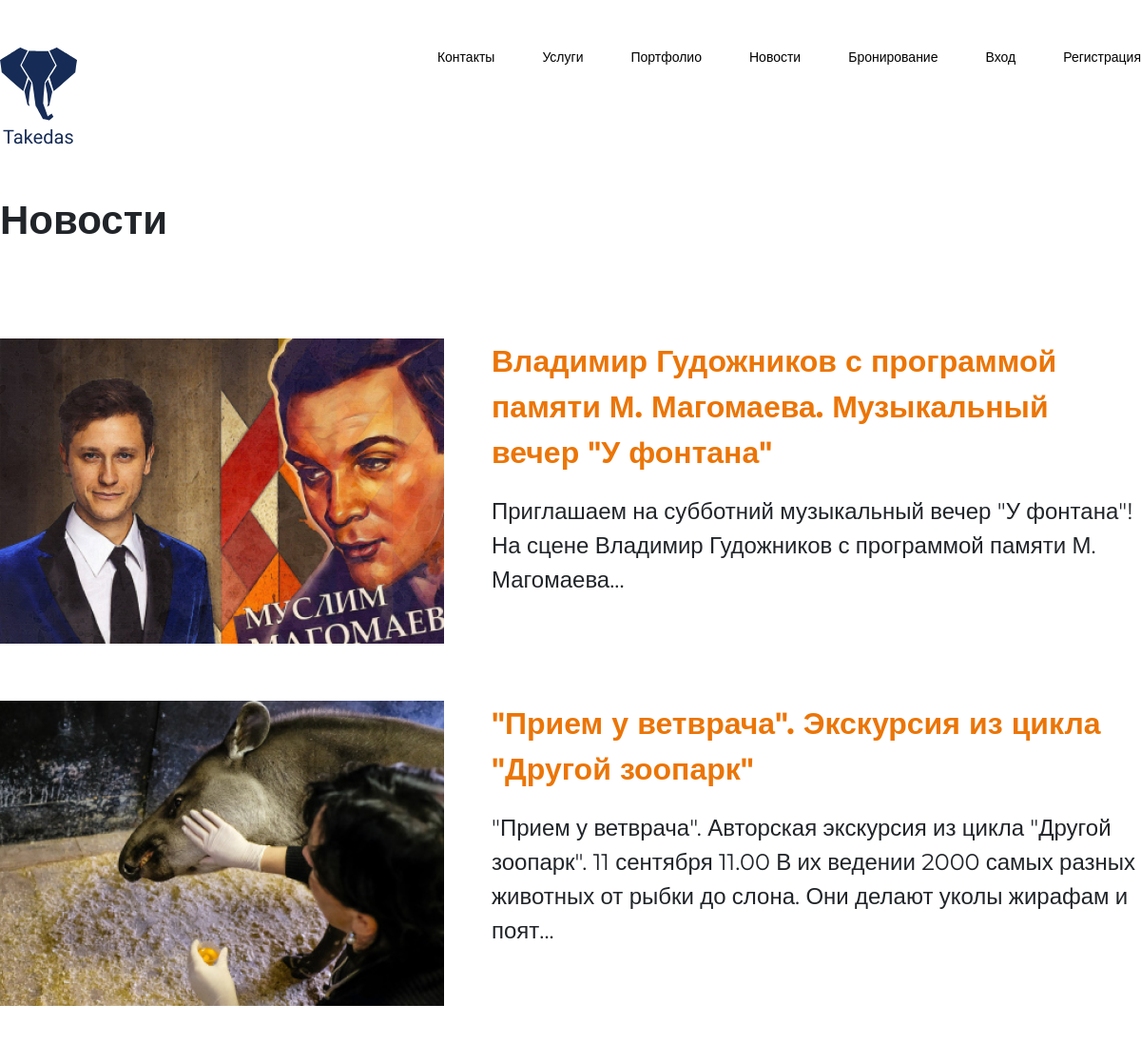
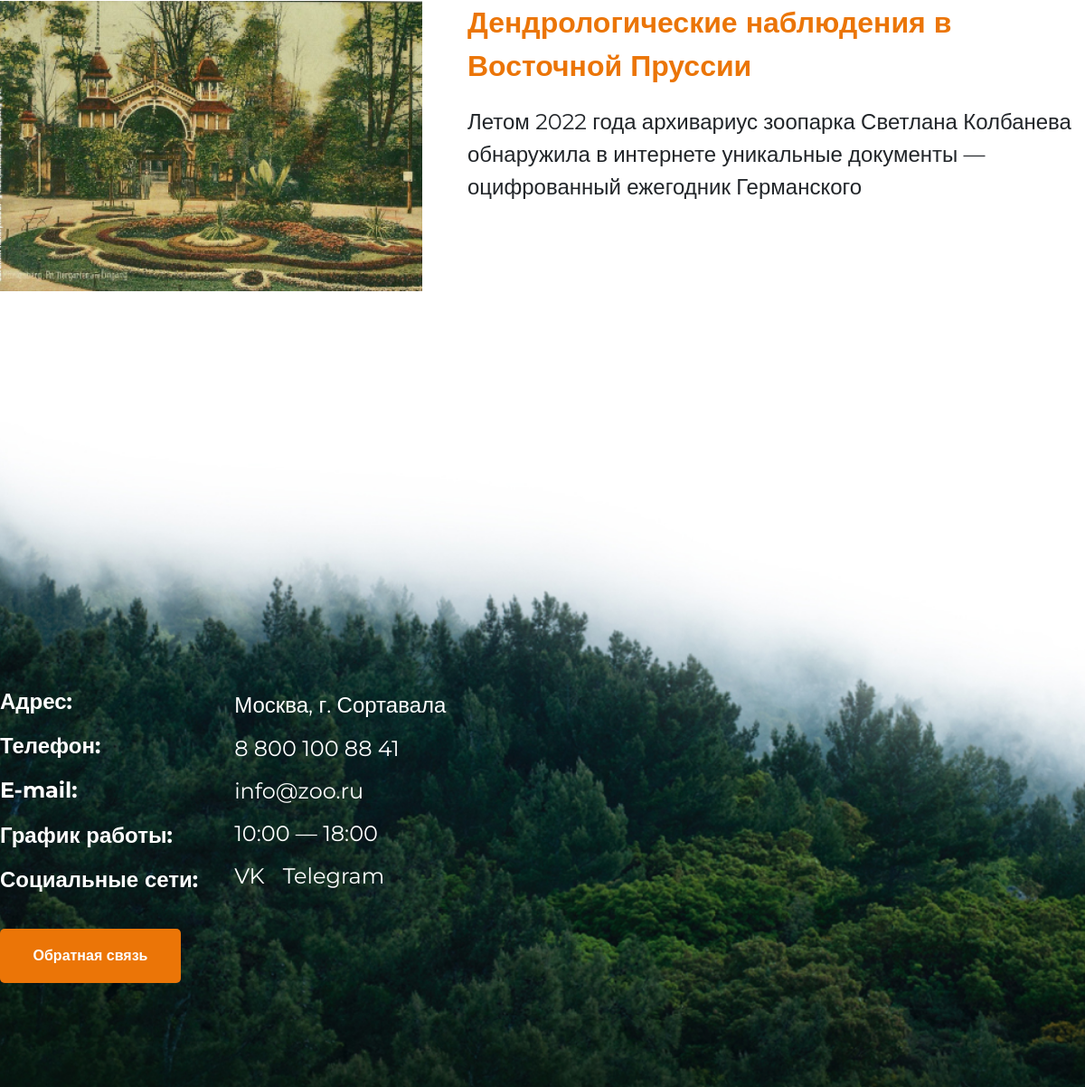
The page /verstka_il/main/allNews.php on the database its author committed (2 pictures, top to bottom).
### tables this page shows
CREATE TABLE `news` (
  `ID_News` int(11) NOT NULL,
  `NameNews` varchar(100) NOT NULL,
  `DescriptionNews` varchar(500) NOT NULL,
  `ImageNews` varchar(300) NOT NULL
);

### verstka_il/main/Database.php (called while the page is built, shortened)
<?php
	class Database {
		private $host;
		private $port;
		private $db;
		private $db_usr;
		private $db_pwd;
		private $db_enc;
		public function __construct() {
			$conf = parse_ini_file("Database.ini");
			$this->host = $conf["host"];
			$this->port = $conf["port"];
			$this->db = $conf["db"];
			$this->db_usr = $conf["db_usr"];
			$this->db_pwd = $conf["db_pwd"];
			$this->db_enc = $conf["db_enc"];
		}
		private function getDb() {
			$this->conn = new PDO(
				"mysql:host=$this->host;
				port=$this->port;
				dbname=$this->db;
				charset=$this->db_enc",
				$this->db_usr,
				$this->db_pwd,
			);
			return $this->conn;
		}
		public function getAll($qry,$parm = array()){
			$rslt = $this->getDb()->prepare($qry);
			$rslt->execute((array)$parm);
			return $rslt->fetchAll(PDO::FETCH_ASSOC);
		}
}

### verstka_il/main/allNews.php (the view, shortened to what this page needs)
<?php
require_once __DIR__ . '\Database.php';
$Database = new Database;
$qry = "SELECT * FROM `news`";
$news = $Database->getAll($qry);
?>
<!DOCTYPE html>
<html lang="ru">
<head>
    <link rel="stylesheet" href="/css/bootstrap-reboot.min.css">
    <link rel="stylesheet" href="/css/allStyle.min.css">
    <link rel="stylesheet" href="/css/allNews.min.css">
</head>
<body>
    <header>
        <section class="header headerLight">
            <div class="container">
                <div class="header_wrapper headerLight_wrapper">
                    <a href="/main/index.php"><img src="/img/logo.svg" alt="#"></a>
                    <nav>
                        <ul>
                            <li><a href="index.php#footer">Контакты</a></li>
                            <li><a href="index.php#services">Услуги</a></li>
                            <li><a href="index.php#portfolio">Портфолио</a></li>
                            <li><a href="/main/allNews.php">Новости</a></li>
                            <li><a href="/main/bron.php">Бронирование</a></li>
                            <?php if (isset($_SESSION['user_name'])) : ?>
                                <li><?= $_SESSION['user_name'] ?></li>
                            <?php else : ?>
                                <li><a href="/main/login.php">Вход</a></li>
                                <li><a href="/main/registr.php">Регистрация</a></li>
                            <?php endif; ?>
                        </ul>
                    </nav>
                </div>
            </div>
        </section>
    </header>
    <main>
        <section class="news">
            <div class="container">
                <h1>Новости</h1>
                <?php foreach ($news as $item) : ?>
                    <div class="news_inner">
                        <img src="<?= $item['ImageNews'] ?>" alt="#">
                        <div class="news_ceil">
                            <a href="news.php?ID_News=<?= $item['ID_News'] ?>"><?= $item['NameNews'] ?></a>
                            <p><?= $item['DescriptionNews'] ?></p>
                        </div>
                    </div>
                <?php endforeach; ?>
            </div>
        </section>
    </main>
    <footer>
        <section class="footer">
            <div class="container">
                <div class="footer_wrapper">
                    <div class="footer_inner">
                        <div class="footer_inner_container">
                            <div class="footer_ceil_container">
                                <div class="footer_ceil">
                                    <h2>Адрес:</h2>
                                    <h2>Телефон:</h2>
                                    <h2>E-mail:</h2>
                                    <h2>График работы:</h2>
                                    <h2>Социальные сети:</h2>
                                </div>
                                <div class="footer_ceil">
                                    <p>Москва, г. Сортавала</p>
                                    <p>8 800 100 88 41</p>
                                    <p>info@zoo.ru</p>
                                    <p>10:00 — 18:00</p>
                                    <div class="footer_ceil_social">
                                        <a href="#">VK</a>
                                        <a href="#">Telegram</a>
                                    </div>
                                </div>
                            </div>
                            <button>Обратная связь</button>
                        </div>
                        <iframe src="https://www.google.com/maps/embed?pb=!1m18!1m12!1m3!1d192856.53527204753!2d37.5404269678391!3d55.58451875257459!2m3!1f0!2f0!3f0!3m2!1i1024!2i768!4f13.1!3m3!1m2!1s0x414ab7d527eb1ab9%3A0x3a74bcc492e68271!2sMini-zoo.ru!5e0!3m2!1sru!2sru!4v1662929795374!5m2!1sru!2sru" width="600" height="400" style="border:0;" allowfullscreen="" loading="lazy"></iframe>
                    </div>
                </div>
            </div>
        </section>
    </footer>
</body>
</html>

### rows shown on the page
news: ImageNews (picture), NameNews "Владимир Гудожников с программой памяти М. Магомаева. Музыкальный вечер \"У фонтана\"", DescriptionNews "Приглашаем на субботний музыкальный вечер \"У фонтана\"! На сцене Владимир Гудожников с программой памяти М. Магомаева..."
news: ImageNews (picture), NameNews "\"Прием у ветврача\". Экскурсия из цикла \"Другой зоопарк\"", DescriptionNews "\"Прием у ветврача\". Авторская экскурсия из цикла \"Другой зоопарк\". 11 сентября 11.00 В их ведении 2000 самых разных животных от рыбки до слона. Они делают уколы жирафам и поят..."
news: ImageNews (picture), NameNews "Дендрологические наблюдения в Восточной Пруссии", DescriptionNews "Летом 2022 года архивариус зоопарка Светлана Колбанева обнаружила в интернете уникальные документы — оцифрованный ежегодник Германского"
